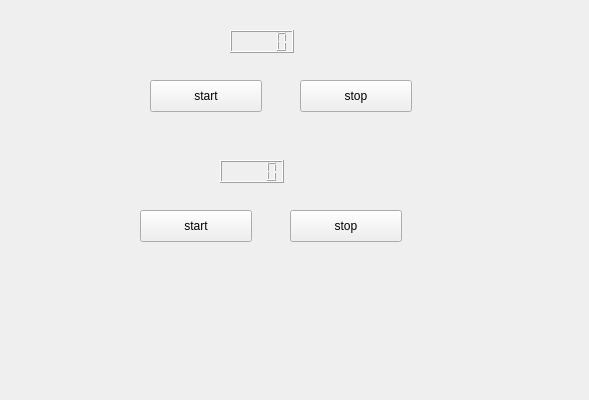
<?xml version="1.0" encoding="UTF-8"?>
<ui version="4.0">
 <class>Widget</class>
 <widget class="QWidget" name="Widget">
  <property name="geometry">
   <rect>
    <x>0</x>
    <y>0</y>
    <width>589</width>
    <height>400</height>
   </rect>
  </property>
  <property name="windowTitle">
   <string>Widget</string>
  </property>
  <widget class="QLCDNumber" name="lcdNumber">
   <property name="geometry">
    <rect>
     <x>230</x>
     <y>30</y>
     <width>64</width>
     <height>23</height>
    </rect>
   </property>
   <property name="autoFillBackground">
    <bool>false</bool>
   </property>
   <property name="smallDecimalPoint">
    <bool>false</bool>
   </property>
  </widget>
  <widget class="QPushButton" name="pushButton">
   <property name="geometry">
    <rect>
     <x>150</x>
     <y>80</y>
     <width>112</width>
     <height>32</height>
    </rect>
   </property>
   <property name="text">
    <string>start</string>
   </property>
  </widget>
  <widget class="QPushButton" name="pushButton_2">
   <property name="geometry">
    <rect>
     <x>300</x>
     <y>80</y>
     <width>112</width>
     <height>32</height>
    </rect>
   </property>
   <property name="text">
    <string>stop</string>
   </property>
  </widget>
  <widget class="QPushButton" name="pushButton_3">
   <property name="geometry">
    <rect>
     <x>290</x>
     <y>210</y>
     <width>112</width>
     <height>32</height>
    </rect>
   </property>
   <property name="text">
    <string>stop</string>
   </property>
  </widget>
  <widget class="QPushButton" name="pushButton_4">
   <property name="geometry">
    <rect>
     <x>140</x>
     <y>210</y>
     <width>112</width>
     <height>32</height>
    </rect>
   </property>
   <property name="text">
    <string>start</string>
   </property>
  </widget>
  <widget class="QLCDNumber" name="lcdNumber2">
   <property name="geometry">
    <rect>
     <x>220</x>
     <y>160</y>
     <width>64</width>
     <height>23</height>
    </rect>
   </property>
   <property name="autoFillBackground">
    <bool>false</bool>
   </property>
   <property name="smallDecimalPoint">
    <bool>false</bool>
   </property>
  </widget>
 </widget>
 <layoutdefault spacing="6" margin="11"/>
 <resources/>
 <connections/>
</ui>
